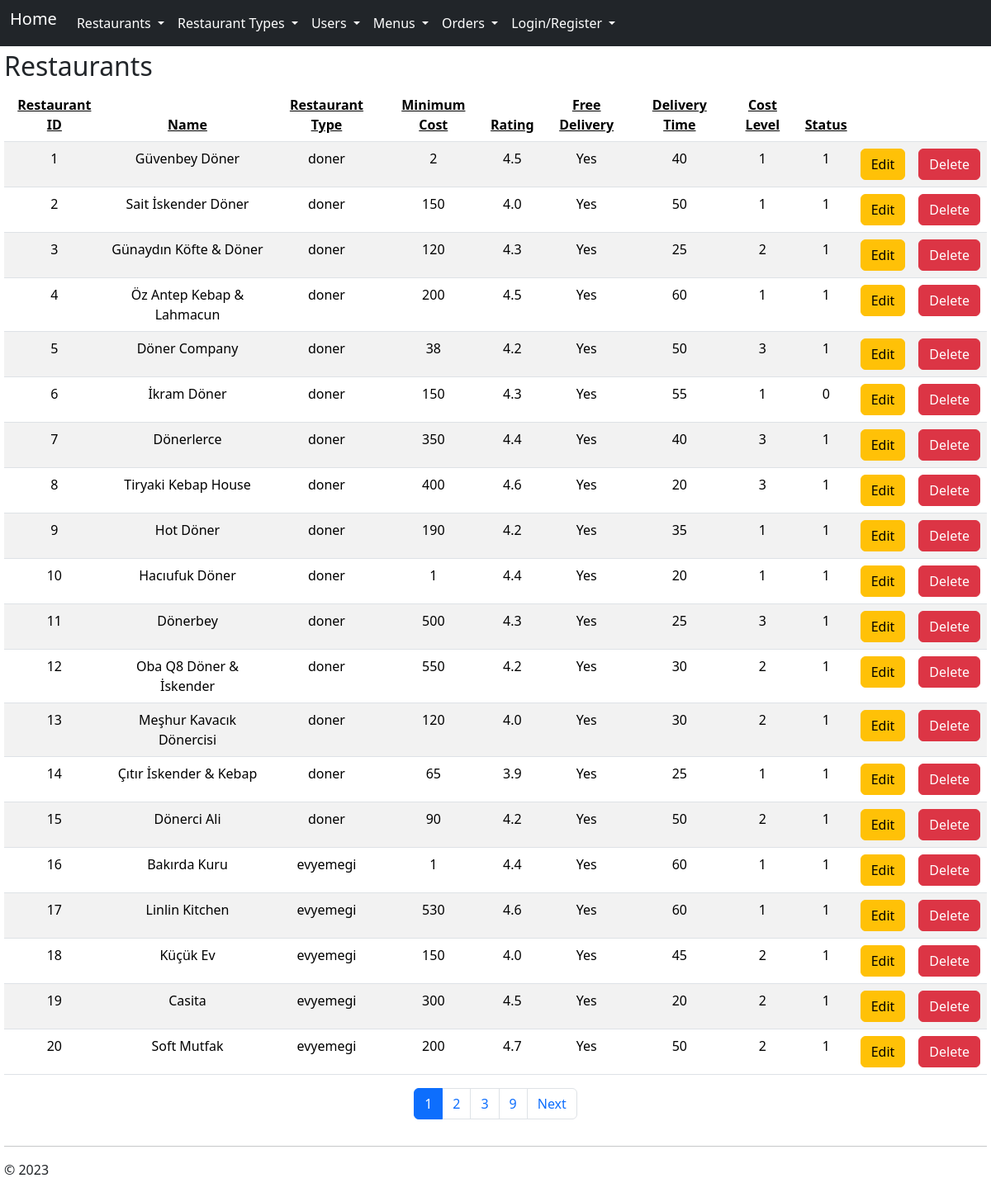
The page /list_restaurants/ on the database its author committed.
### tables this page shows
CREATE TABLE restaurants (id INTEGER PRIMARY KEY, name TEXT, is_free_delivery BOOLEAN, rating FLOAT, min_cost INTEGER, restaurant_type_id INTEGER, delivery_time VARCHAR, cost_level INTEGER, status INTEGER, FOREIGN KEY (restaurant_type_id) REFERENCES restaurant_type(id) ON DELETE CASCADE);

CREATE TABLE restaurant_type (id INTEGER PRIMARY KEY, type TEXT, created_at TIMESTAMP);

### app.py (the view)
@app.route('/list_restaurants/', defaults={'page': 1}, methods=['GET'])
@app.route('/list_restaurants/<int:page>', methods=['GET'])
def list_restaurants(page):
    try:
        per_page = 20  # Number of restaurants per page
        sort_by = request.args.get('sort_by', 'id')
        order = request.args.get('order', 'asc')
        allowed_sort_columns = ['id', 'name', 'restaurant_type_id', 'min_cost', 'rating', 'is_free_delivery', 'delivery_time', 'cost_level', 'status']
        if sort_by not in allowed_sort_columns:
            raise ValueError("Invalid sort_by parameter")
        allowed_orders = ['asc', 'desc']
        if order not in allowed_orders:
            raise ValueError("Invalid order parameter")
        restaurants = get_restaurants_for_page(page, per_page, sort_by, order)
        total_restaurants = get_total_restaurants()
        total_pages = ((total_restaurants) // per_page) + 1
        return render_template(
            "list_restaurants.html",
            restaurants=restaurants,
            page=page,
            total_pages=total_pages,
            sort_by=sort_by,
            order=order,
        )
    except Exception as e:
        return str(e)

### app.py (called while the page is built)
def get_restaurants_for_page(page, per_page, sort_by, order):
    allowed_sort_columns = ['id', 'name', 'restaurant_type_id', 'min_cost', 'rating', 'is_free_delivery', 'delivery_time', 'cost_level', 'status']
    if sort_by not in allowed_sort_columns:
        raise ValueError("Invalid sort_by parameter")
    allowed_orders = ['asc', 'desc']
    if order not in allowed_orders:
        raise ValueError("Invalid order parameter")
    offset = (page - 1) * per_page
    with sqlite3.connect('database.db') as con:
        con.row_factory = sqlite3.Row
        cur = con.cursor()
        cur.execute(f"SELECT restaurants.*, restaurant_type.type as restaurant_type FROM restaurants left join restaurant_type on restaurant_type.id = restaurants.restaurant_type_id  ORDER BY {sort_by} {order} LIMIT ? OFFSET ?", (per_page, offset))
        restaurants = cur.fetchall()
    return restaurants

def get_total_restaurants():
    with sqlite3.connect('database.db') as con:
        cur = con.cursor()
        cur.execute("SELECT COUNT(id) FROM restaurants")
        total_restaurants = cur.fetchone()[0]
    return total_restaurants

### templates/list_restaurants.html (shortened to what this page needs)
{% extends "layout.html" %}
{% block content %}
<div class="d-flex justify-content-between">
    <h2>Restaurants</h2>
</div>
<table class="table table-striped">
    <thead class="text-center">
        <tr class="text-black">
            <th scope="col"><a href="{{ url_for('list_restaurants', sort_by='id') }}" class="sort-link text-black" data-sort="id">Restaurant ID</a></th>
            <th scope="col"><a href="{{ url_for('list_restaurants', sort_by='name') }}" class="sort-link text-black" data-sort="name">Name</a></th>
            <th scope="col"><a href="{{ url_for('list_restaurants', sort_by='restaurant_type_id') }}" class="sort-link text-black" data-sort="restaurant_type_id">Restaurant Type</a></th>
            <th scope="col"><a href="{{ url_for('list_restaurants', sort_by='min_cost') }}" class="sort-link text-black" data-sort="min_cost">Minimum Cost</a></th>
            <th scope="col"><a href="{{ url_for('list_restaurants', sort_by='rating') }}" class="sort-link text-black" data-sort="rating">Rating</a></th>
            <th scope="col"><a href="{{ url_for('list_restaurants', sort_by='is_free_deliveery') }}" class="sort-link text-black" data-sort="is_free_delivery">Free Delivery</a></th>
            <th scope="col"><a href="{{ url_for('list_restaurants', sort_by='delivery_time') }}" class="sort-link text-black" data-sort="delivery_time">Delivery Time</a></th>
            <th scope="col"><a href="{{ url_for('list_restaurants', sort_by='cost_level') }}" class="sort-link text-black" data-sort="cost_level">Cost Level</a></th>
            <th scope="col"><a href="{{ url_for('list_restaurants', sort_by='status') }}" class="sort-link text-black" data-sort="status">Status</a></th>
            <th scope="col"></th>
            <th scope="col"></th>
        </tr>
    </thead>
    <tbody class="text-center">
        {% for restaurant in restaurants %}
            <tr>
                <td>{{ restaurant.id }}</td>
                <td>{{ restaurant.name }}</td>
                <td>{{ restaurant.restaurant_type }}</td>
                <td>{{ restaurant.min_cost }}</td>
                <td>{{ restaurant.rating }}</td>
                <td>{{ "Yes" if restaurant.is_free_delivery else "No" }}</td>
                <td>{{ restaurant.delivery_time }}</td>
                <td>{{ restaurant.cost_level }}</td>
                <td>{{ restaurant.status }}</td>
                <td>
                    <form action="{{ url_for('edit') }}" method="POST">
                        <button class="btn btn-warning" type="submit"> Edit </button>
                    </form>
                </td>
                <td>
                    <form onsubmit="return confirm('Are you sure you want to DELETE this Restaurant from the Database?');" action="{{ url_for('delete') }}" method="POST">
                        <button class="btn btn-danger" type="submit"> Delete </button>
                    </form>
                </td>
            </tr>
        {% endfor %}
    </tbody>
</table>
<div class="d-flex justify-content-center">
    <nav aria-label="Page navigation">
        <ul class="pagination">
            {% for p in range(page-2, page + 3) %}
            {% if p > 0 and p <= total_pages %}
            <li class="page-item"><a href="{{ url_for('list_restaurants', page=p) }}" class="page-link {% if p == page %}active{% endif %}" href="#">{{ p }}</a></li>
            {% endif %}
            {% endfor %}
            {% if page < total_pages - 2 %}
            <li class="page-item">
                <a href="{{ url_for('list_restaurants', page=total_pages) }}" class="page-link" href="#" tabindex="-1" aria-disabled="true">{{total_pages}}</a>
            </li>
            {% endif %}
            {% if page < total_pages %}
            <li class="page-item">
                <a href="{{ url_for('list_restaurants', page=page+1) }}" class="page-link" href="#">Next</a>
            </li>
            {% endif %}
        </ul>
    </nav>
</div>
{% endblock %}

### rows shown on the page
restaurants: id "1", name "Güvenbey Döner", restaurant_type "doner", min_cost "2", rating "4.5", is_free_delivery "Yes", delivery_time "40", cost_level "1", status "1"
restaurants: id "2", name "Sait İskender Döner", restaurant_type "doner", min_cost "150", rating "4.0", is_free_delivery "Yes", delivery_time "50", cost_level "1", status "1"
restaurants: id "3", name "Günaydın Köfte & Döner", restaurant_type "doner", min_cost "120", rating "4.3", is_free_delivery "Yes", delivery_time "25", cost_level "2", status "1"
restaurants: id "4", name "Öz Antep Kebap & Lahmacun", restaurant_type "doner", min_cost "200", rating "4.5", is_free_delivery "Yes", delivery_time "60", cost_level "1", status "1"
restaurants: id "5", name "Döner Company", restaurant_type "doner", min_cost "38", rating "4.2", is_free_delivery "Yes", delivery_time "50", cost_level "3", status "1"
restaurants: id "6", name "İkram Döner", restaurant_type "doner", min_cost "150", rating "4.3", is_free_delivery "Yes", delivery_time "55", cost_level "1", status "0"
restaurants: id "7", name "Dönerlerce", restaurant_type "doner", min_cost "350", rating "4.4", is_free_delivery "Yes", delivery_time "40", cost_level "3", status "1"
restaurants: id "8", name "Tiryaki Kebap House", restaurant_type "doner", min_cost "400", rating "4.6", is_free_delivery "Yes", delivery_time "20", cost_level "3", status "1"
restaurants: id "9", name "Hot Döner", restaurant_type "doner", min_cost "190", rating "4.2", is_free_delivery "Yes", delivery_time "35", cost_level "1", status "1"
restaurants: id "10", name "Hacıufuk Döner", restaurant_type "doner", min_cost "1", rating "4.4", is_free_delivery "Yes", delivery_time "20", cost_level "1", status "1"
restaurants: id "11", name "Dönerbey", restaurant_type "doner", min_cost "500", rating "4.3", is_free_delivery "Yes", delivery_time "25", cost_level "3", status "1"
restaurants: id "12", name "Oba Q8 Döner & İskender", restaurant_type "doner", min_cost "550", rating "4.2", is_free_delivery "Yes", delivery_time "30", cost_level "2", status "1"
restaurants: id "13", name "Meşhur Kavacık Dönercisi", restaurant_type "doner", min_cost "120", rating "4.0", is_free_delivery "Yes", delivery_time "30", cost_level "2", status "1"
restaurants: id "14", name "Çıtır İskender & Kebap", restaurant_type "doner", min_cost "65", rating "3.9", is_free_delivery "Yes", delivery_time "25", cost_level "1", status "1"
restaurants: id "15", name "Dönerci Ali", restaurant_type "doner", min_cost "90", rating "4.2", is_free_delivery "Yes", delivery_time "50", cost_level "2", status "1"
restaurants: id "16", name "Bakırda Kuru", restaurant_type "evyemegi", min_cost "1", rating "4.4", is_free_delivery "Yes", delivery_time "60", cost_level "1", status "1"
restaurants: id "17", name "Linlin Kitchen", restaurant_type "evyemegi", min_cost "530", rating "4.6", is_free_delivery "Yes", delivery_time "60", cost_level "1", status "1"
restaurants: id "18", name "Küçük Ev", restaurant_type "evyemegi", min_cost "150", rating "4.0", is_free_delivery "Yes", delivery_time "45", cost_level "2", status "1"
restaurants: id "19", name "Casita", restaurant_type "evyemegi", min_cost "300", rating "4.5", is_free_delivery "Yes", delivery_time "20", cost_level "2", status "1"
restaurants: id "20", name "Soft Mutfak", restaurant_type "evyemegi", min_cost "200", rating "4.7", is_free_delivery "Yes", delivery_time "50", cost_level "2", status "1"

### other values the page prints
{{ p }} "1" "2" "3"
{{ total_pages }} "9"
